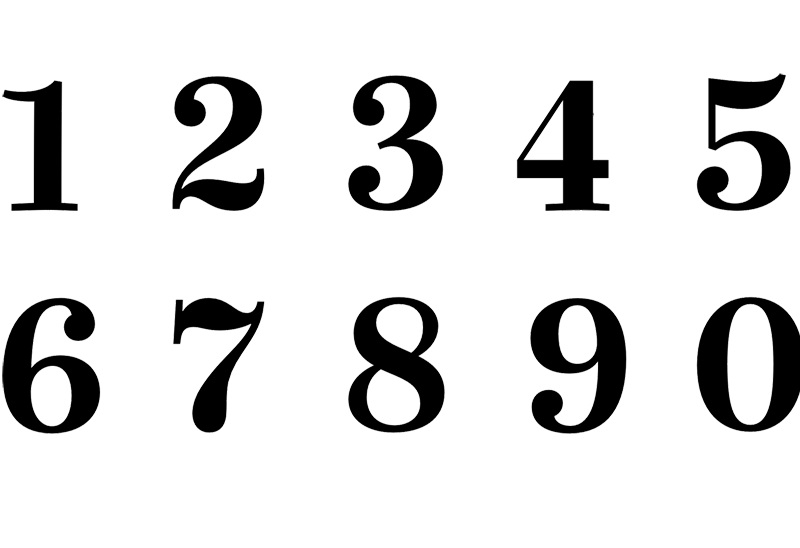
#> input picture digit_image.jpg, 800 x 548 px
$ python opencv-example18.py
#> lines starting #> are read from the running program, lines starting #| are printed output that depends on the picture; after the words box and inside, x2 and y2 are one past the last pixel; in counts of white or black regions, pixels touching at a corner belong together; long printed decimals are rounded
import cv2
import matplotlib.pyplot as plt

# Contour의 기본 정보
# cv2.contourArea(contour) : Contour의 면적을 구함
# cv2.arcLength(contour) : Contour의 둘레를 구함
# cv2.moments(contour) : Contour의 특징을 추출

image = cv2.imread('digit_image.jpg')
#> image is the input picture: shape (548, 800, 3); min 0, max 255, mean 221.3
image_gray = cv2.cvtColor(image, cv2.COLOR_BGR2GRAY)
ret, thresh = cv2.threshold(image_gray, 230, 255, 0)
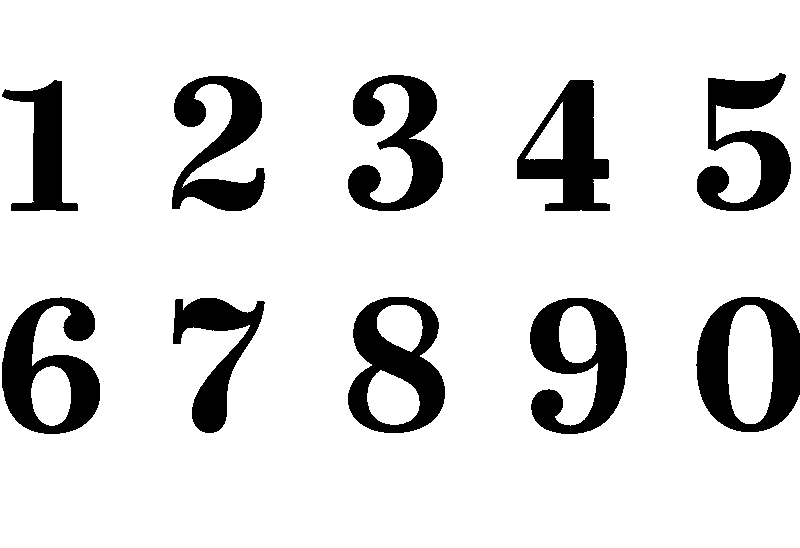
#> thresh: shape (548, 800); 86.1% white; 10 black regions, largest, box (x1, y1, x2, y2) and area: (696, 297, 800, 432) 7078, (530, 298, 627, 434) 7012, (2, 297, 100, 434) 7002
thresh = cv2.bitwise_not(thresh)
#> thresh: shape (548, 800); 13.9% white; 10 white regions

contours = cv2.findContours(thresh, cv2.RETR_TREE, cv2.CHAIN_APPROX_SIMPLE)[1]
#> contours = 17 contours, 1 with area under 20; largest, box (x1, y1, x2, y2) and area: (696, 297, 800, 432) 11469, (348, 297, 445, 433) 10196, (2, 297, 100, 434) 8660, (530, 298, 627, 434) 8516, (517, 80, 610, 211) 6837
image = cv2.drawContours(image, contours, -1, (0, 0, 255), 4)
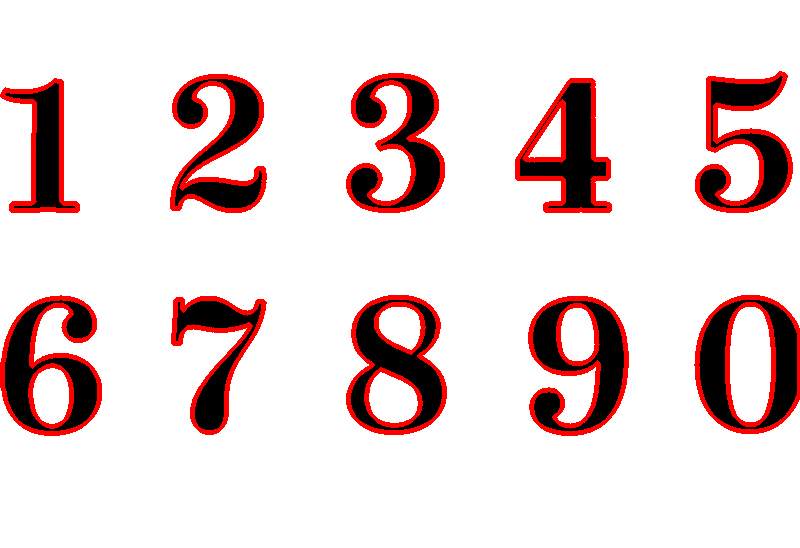
#> image: shape (548, 800, 3); 6.91% of pixels changed, all inside (x1, y1, x2, y2) = (0, 71, 800, 436)

contour = contours[0]
#> contour = contour of 246 points, box (x1, y1, x2, y2) (530, 298, 627, 434), area 8516
area = cv2.contourArea(contour)
#> area = 8515.5
print(area)
#| 8515.5

length = cv2.arcLength(contour, True)
#> length = 599.6
print(length)
#| 599.630

M = cv2.moments(contour)
#> M = moments, m00 8515.5, centre m10/m00, m01/m00 = (578.8, 357.5)
print(M)
#> (printed output is left out)

plt.imshow(cv2.cvtColor(image, cv2.COLOR_BGR2RGB))
plt.show()

$ run again, with image02.jpg copied over digit_image.jpg
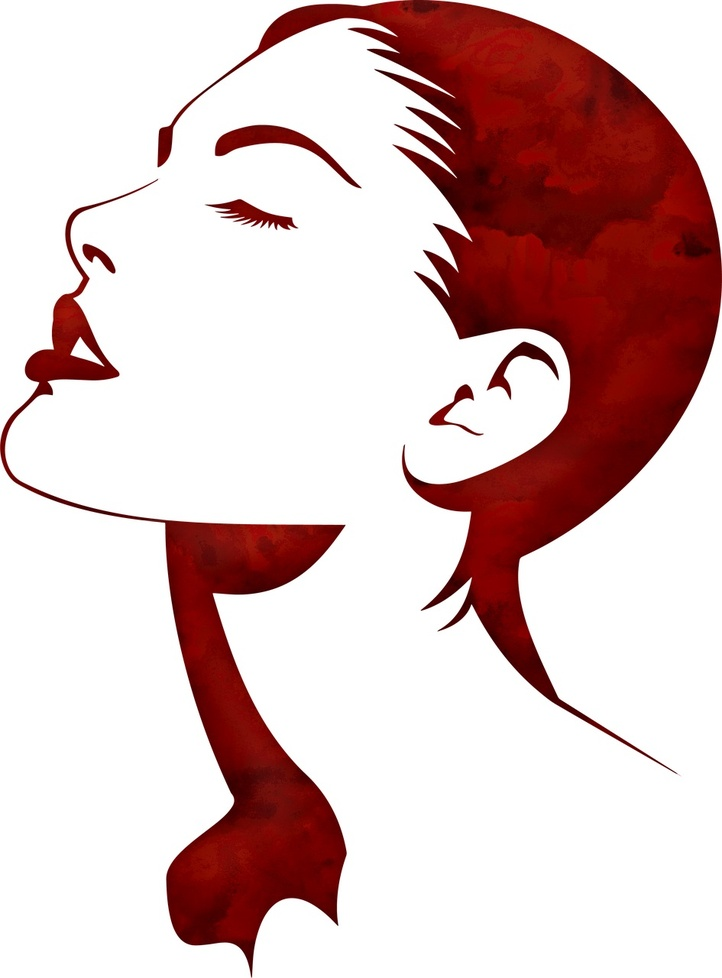
#> input picture image02.jpg, 722 x 978 px, shrunk from 945 x 1280 before the run
#> image is the input picture: shape (978, 722, 3); mean B, G, R 192.3, 192.8, 219.3
#> `ret, thresh = cv2.threshold(image_gray, 230, 255, 0)`:
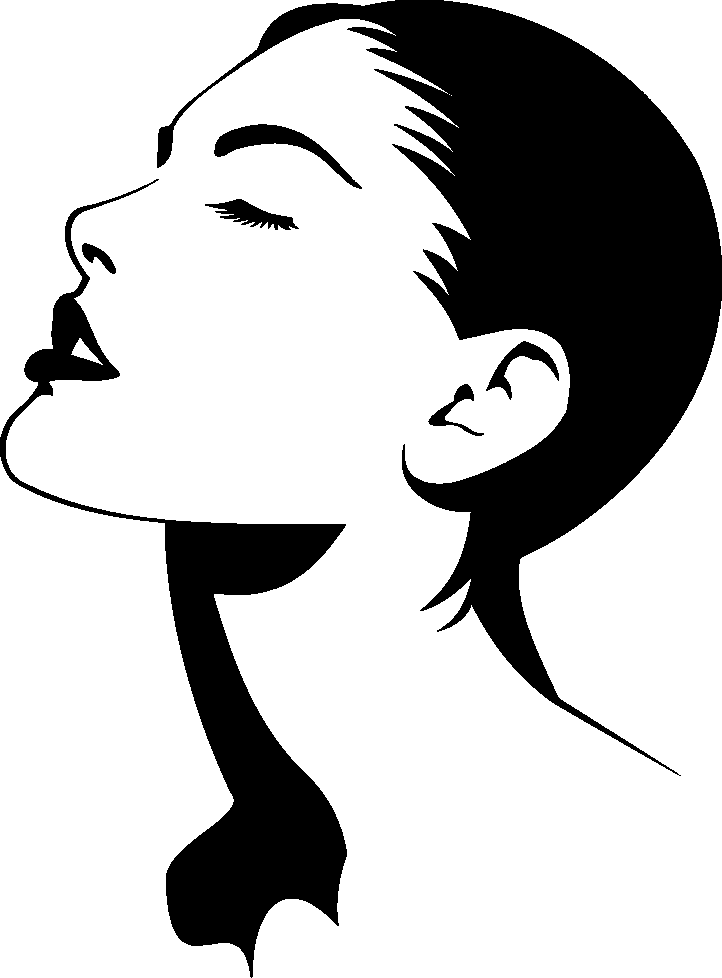
#> thresh: shape (978, 722); 74.7% white; 7 black regions, largest, box (x1, y1, x2, y2) and area: (157, 0, 722, 776) 123103, (0, 179, 347, 978) 49693, (214, 124, 362, 189) 2293
#> contours = 25 contours, 17 with area under 20; largest, box (x1, y1, x2, y2) and area: (157, 0, 722, 776) 121376, (0, 179, 347, 978) 48800, (214, 124, 362, 189) 2137, (205, 199, 299, 230) 1078, (486, 341, 559, 400) 1010, (428, 384, 484, 436) 606, (82, 243, 116, 274) 400, (70, 337, 104, 366) 352
#> `image = cv2.drawContours(image, contours, -1, (0, 0, 255), 4)`:
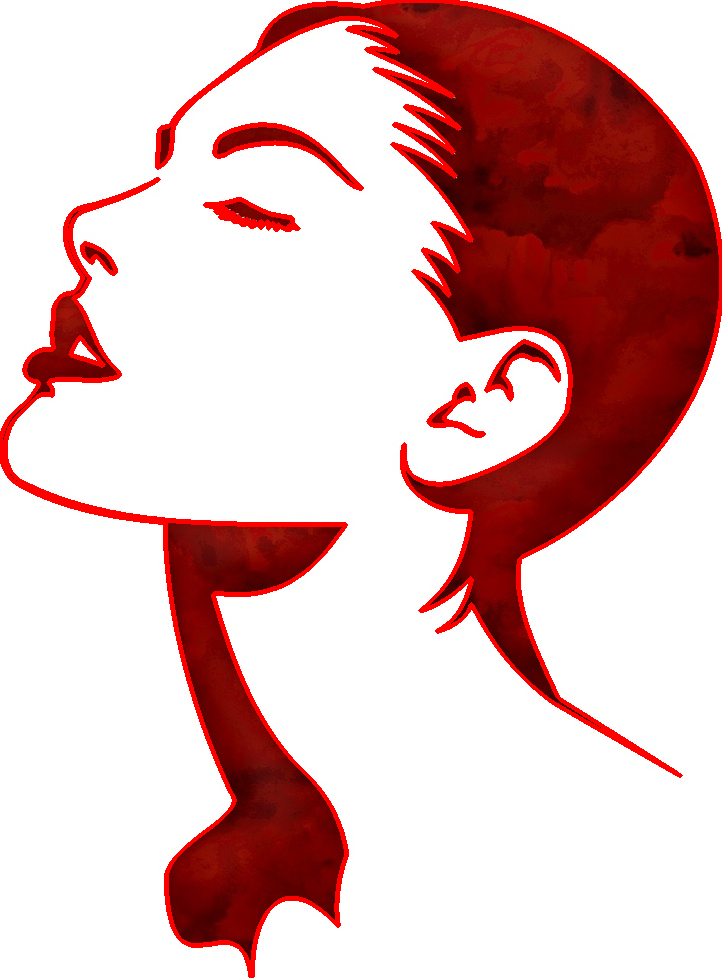
#> image: shape (978, 722, 3); 4.82% of pixels changed, all inside (x1, y1, x2, y2) = (0, 0, 722, 978)
#> contour = contour of 104 points, box (x1, y1, x2, y2) (428, 384, 484, 436), area 606
#> area = 606
#| 606.0
#> length = 228
#| 227.966
#> M = moments, m00 606, centre m10/m00, m01/m00 = (453.3, 408.9)
#> (printed output is left out)
